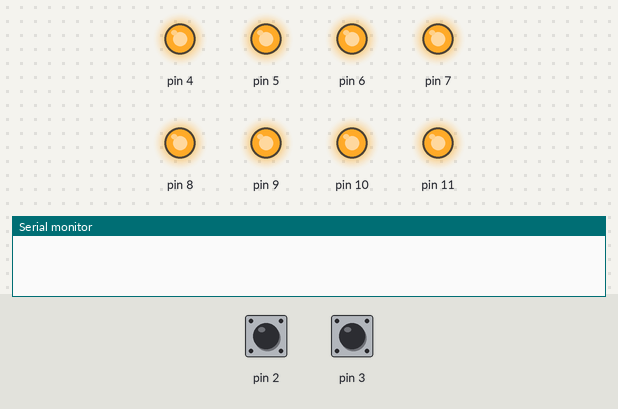
A sketch run on a simulated Arduino Uno, built with avr-gcc and run on an emulated ATmega328P. On the bench: output pins drawn as LEDs (lit = HIGH), the last lines printed to the serial monitor. Inputs (shaded band) come from the test bench; at power-on: pin 2 HIGH, pin 3 HIGH.

Above: at 1.2 s.
1.3 s: pin 2 pulled LOW for 0.15 s
At 2.2 s:
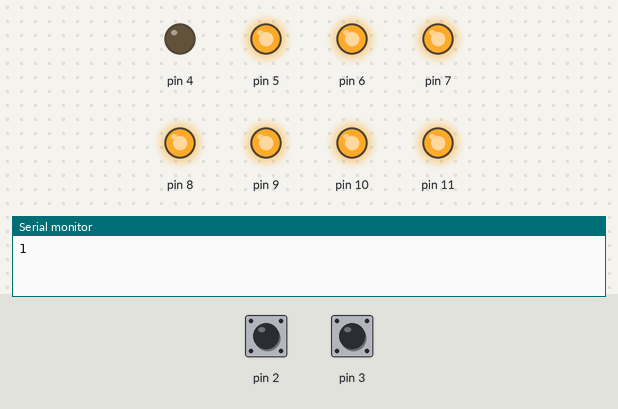
2.9 s: pin 2 pulled LOW for 1 s
At 3.5 s:
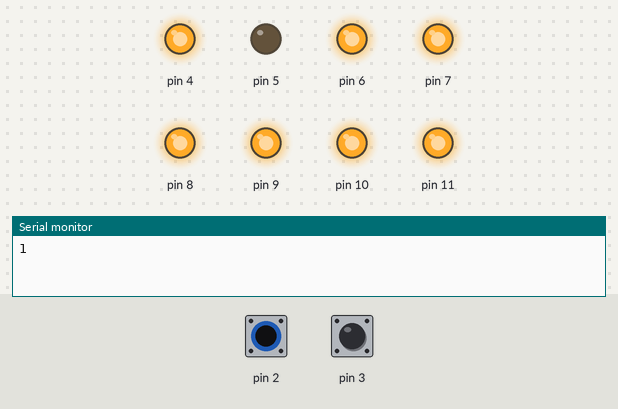
5.4 s: pin 2 pulled LOW for 0.15 s
At 6.6 s:
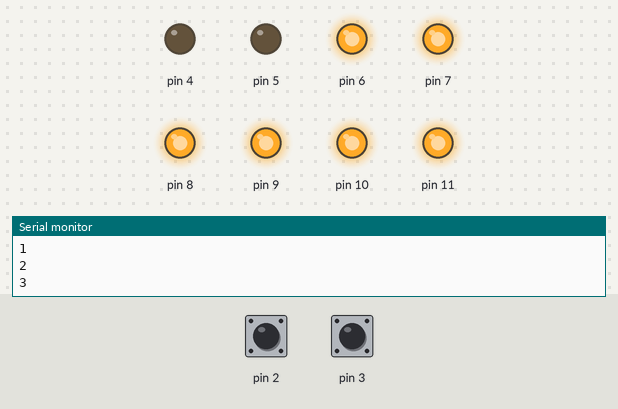
7.0 s: pin 2 pulled LOW for 3.2 s
At 7.8 s:
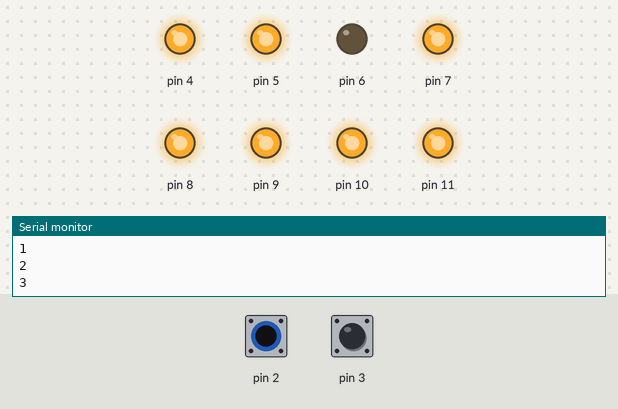
11.7 s: pin 2 pulled LOW for 0.15 s
At 12.6 s:
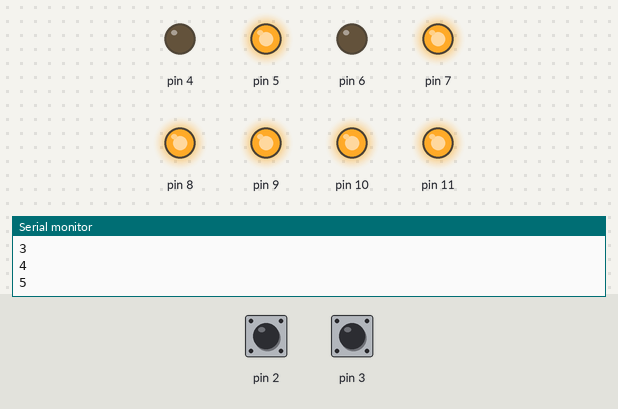
13.3 s: pin 2 pulled LOW for 1 s
At 13.8 s:
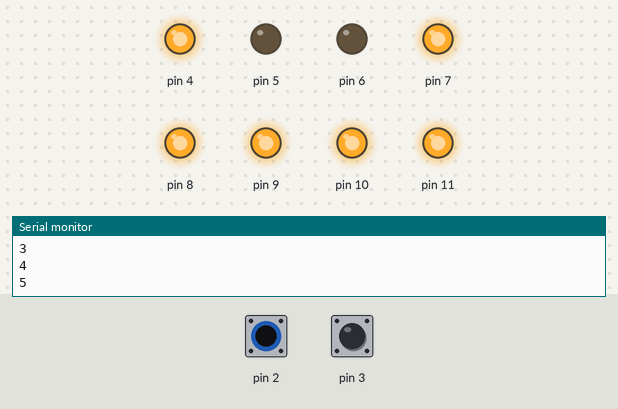
Timing chart, 0 to 16.3 s (numbered marks = the images above; inputs shaded):
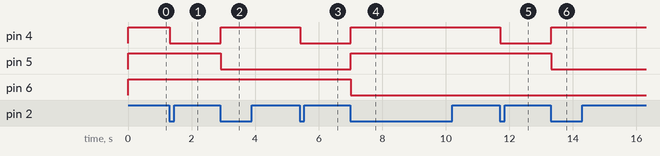

Measured:
- after the input at 1.3 s, pin 4: HIGH → LOW at once
- after the input at 2.9 s, pin 4: LOW → HIGH at once; pin 5: HIGH → LOW at once
- after the input at 5.4 s, pin 4: HIGH → LOW at once
- after the input at 7.0 s, pin 4, pin 5: LOW → HIGH at once; pin 6: HIGH → LOW at once
- after the input at 11.7 s, pin 4: HIGH → LOW at once
- after the input at 13.3 s, pin 4: LOW → HIGH at once; pin 5: HIGH → LOW at once

The sketch:

lab15_checkpoint1_1.ino
```cpp
#include <avr/io.h>
#include <avr/interrupt.h>
#include <util/delay.h>

volatile uint8_t counter = 0;

void display_led(uint8_t val) {
  val = ~val; // ca
  PORTD = (PORTD & 0x0F) | ((val & 0x0F) << 4);
  PORTB = ((val >> 4) & 0x0F);
}

ISR(INT0_vect) {
  _delay_ms(15);
  if (!(PIND & (1 << PIND2))) {
    counter++;
    display_led(counter);
    while (!(PIND & (1 << PIND2)));
    _delay_ms(15);
  }
  Serial.println(counter);

}

ISR(INT1_vect) {
  _delay_ms(15);
  if (!(PIND & (1 << PIND3))) {
    counter--;
    display_led(counter);
    while (!(PIND & (1 << PIND3)));
    _delay_ms(15);
  }
  Serial.println(counter);
}

void setup() {
  DDRD = 0b11110011;  // PD2-3 Input PD4-7 Output
  PORTD = 0b00001100; // Input Pullup Mode
  DDRB = 0b00001111;  // Output PB0-3 Output

  display_led(counter);

  EICRA = 0b00000000; // low level interrupt
  EIMSK = 0b00000011; // enable int0 int1

  sei();
  Serial.begin(9600);
}

void loop() {
  // empty loop
}
```
